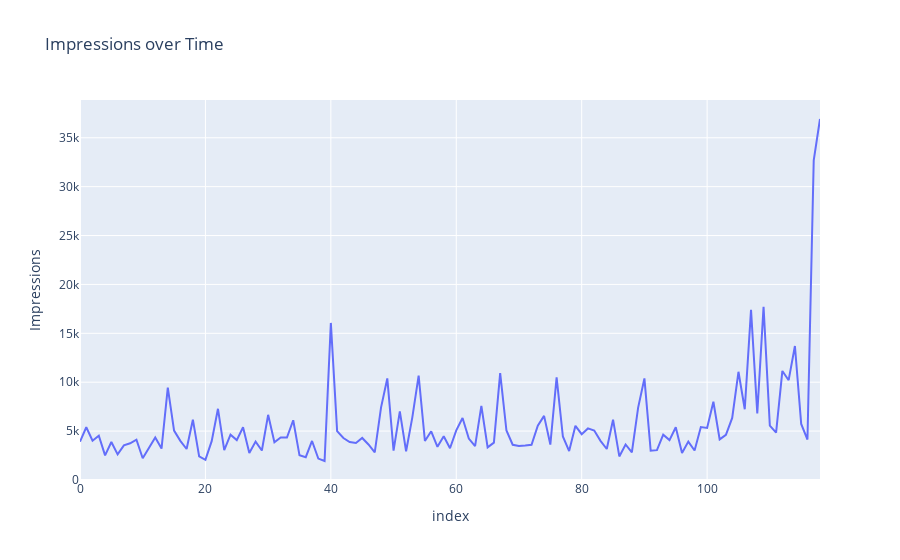

Notebook code for this chart:
### Code cell
fig2 = px.line(df, x=df.index,
                   y = 'Impressions',
                   title = 'Impressions over Time')

fig2.show()

### Figure 1 — Plotly figure (JSON) as saved in the notebook; plotly's stock layout.template omitted (floating-point values rounded to 4 significant figures)
{"data": [{"hovertemplate": "index=%{x}<br>Impressions=%{y}<extra></extra>", "legendgroup": "", "line": {"color": "#636efa", "dash": "solid"}, "marker": {"symbol": "circle"}, "mode": "lines", "name": "", "orientation": "v", "showlegend": false, "type": "scatter", "x": [0, 1, 2, 3, 4, 5, 6, 7, 8, 9, 10, 11, 12, 13, 14, 15, 16, 17, 18, 19, 20, 21, 22, 23, 24, 25, 26, 27, 28, 29, 30, 31, 32, 33, 34, 35, 36, 37, 38, 39, 40, 41, 42, 43, 44, 45, 46, 47, 48, 49, 50, 51, 52, 53, 54, 55, 56, 57, 58, 59, 60, 61, 62, 63, 64, 65, 66, 67, 68, 69, 70, 71, 72, 73, 74, 75, 76, 77, 78, 79, 80, 81, 82, 83, 84, 85, 86, 87, 88, 89, 90, 91, 92, 93, 94, 95, 96, 97, 98, 99, 100, 101, 102, 103, 104, 105, 106, 107, 108, 109, 110, 111, 112, 113, 114, 115, 116, 117, 118], "xaxis": "x", "y": [3920, 5394, 4021, 4528, 2518, 3884, 2621, 3541, 3749, 4115, 2218, 3234, 4344, 3216, 9453, 5055, 4002, 3169, 6168, 2407, 2064, 3973, 7281, 3052, 4628, 4082, 5394, 2766, 3924, 3015, 6666, 3854, 4355, 4343, 6108, 2523, 2327, 3990, 2191, 1941, 16062, 4998, 4289, 3880, 3786, 4298, 3630, 2826, 7407, 10386, 2998, 7018, 2941, 6432, 10667, 3988, 4978, 3388, 4467, 3246, 5072, 6339, 4239, 3454, 7571, 3333, 3818, 10933, 5058, 3601, 3480, 3525, 3606, 5542, 6559, 3623, 10493, 4446, 2957, 5538, 4681, 5273, 5055, 4002, 3169, 6168, 2407, 3630, 2826, 7407, 10386, 2998, 3052, 4628, 4082, 5394, 2766, 3924, 3015, 5409, 5323, 8001, 4150, 4609, 6348, 11068, 7231, 17396, 6814, 17713, 5563, 4842, 11149, 10206, 13700, 5731, 4139, 32695, 36919], "yaxis": "y"}], "layout": {"legend": {"tracegroupgap": 0}, "title": {"text": "Impressions over Time"}, "xaxis": {"anchor": "y", "domain": [0, 1], "title": {"text": "index"}}, "yaxis": {"anchor": "x", "domain": [0, 1], "title": {"text": "Impressions"}}}}
